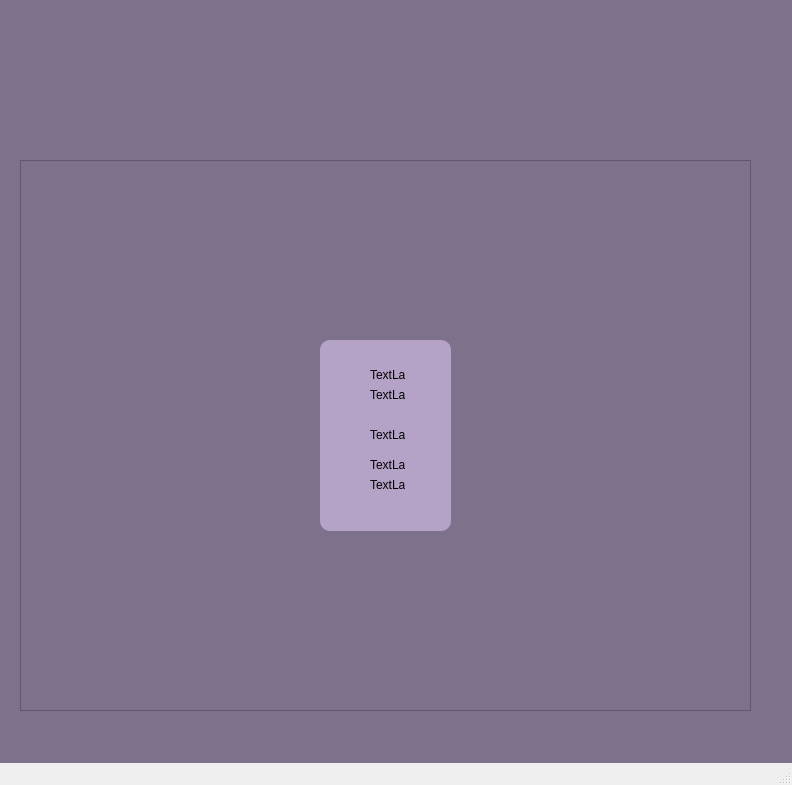
<?xml version="1.0" encoding="UTF-8"?>
<ui version="4.0">
 <class>MainWindow</class>
 <widget class="QMainWindow" name="MainWindow">
  <property name="geometry">
   <rect>
    <x>0</x>
    <y>0</y>
    <width>792</width>
    <height>785</height>
   </rect>
  </property>
  <property name="windowTitle">
   <string>MainWindow</string>
  </property>
  <widget class="QWidget" name="centralwidget">
   <widget class="QStackedWidget" name="stackedWidget">
    <property name="geometry">
     <rect>
      <x>0</x>
      <y>70</y>
      <width>801</width>
      <height>701</height>
     </rect>
    </property>
    <property name="styleSheet">
     <string notr="true">background-color: #7e718b</string>
    </property>
    <widget class="QWidget" name="page">
     <widget class="QScrollArea" name="scrollArea">
      <property name="geometry">
       <rect>
        <x>20</x>
        <y>90</y>
        <width>731</width>
        <height>551</height>
       </rect>
      </property>
      <property name="minimumSize">
       <size>
        <width>731</width>
        <height>551</height>
       </size>
      </property>
      <property name="maximumSize">
       <size>
        <width>731</width>
        <height>551</height>
       </size>
      </property>
      <property name="widgetResizable">
       <bool>true</bool>
      </property>
      <widget class="QWidget" name="scrollAreaWidgetContents">
       <property name="geometry">
        <rect>
         <x>0</x>
         <y>0</y>
         <width>729</width>
         <height>549</height>
        </rect>
       </property>
       <layout class="QGridLayout" name="gridLayout">
        <item row="0" column="0">
         <widget class="QFrame" name="frame">
          <property name="minimumSize">
           <size>
            <width>131</width>
            <height>191</height>
           </size>
          </property>
          <property name="maximumSize">
           <size>
            <width>131</width>
            <height>191</height>
           </size>
          </property>
          <property name="styleSheet">
           <string notr="true">border-radius : 10px;
background-color : rgb(181, 162, 199)</string>
          </property>
          <property name="frameShape">
           <enum>QFrame::StyledPanel</enum>
          </property>
          <property name="frameShadow">
           <enum>QFrame::Raised</enum>
          </property>
          <widget class="QLabel" name="label">
           <property name="geometry">
            <rect>
             <x>50</x>
             <y>30</y>
             <width>35</width>
             <height>10</height>
            </rect>
           </property>
           <property name="text">
            <string>TextLabel</string>
           </property>
          </widget>
          <widget class="QLabel" name="label_2">
           <property name="geometry">
            <rect>
             <x>50</x>
             <y>50</y>
             <width>35</width>
             <height>10</height>
            </rect>
           </property>
           <property name="text">
            <string>TextLabel</string>
           </property>
          </widget>
          <widget class="QLabel" name="label_3">
           <property name="geometry">
            <rect>
             <x>50</x>
             <y>90</y>
             <width>35</width>
             <height>10</height>
            </rect>
           </property>
           <property name="text">
            <string>TextLabel</string>
           </property>
          </widget>
          <widget class="QLabel" name="label_4">
           <property name="geometry">
            <rect>
             <x>50</x>
             <y>120</y>
             <width>35</width>
             <height>10</height>
            </rect>
           </property>
           <property name="text">
            <string>TextLabel</string>
           </property>
          </widget>
          <widget class="QLabel" name="label_9">
           <property name="geometry">
            <rect>
             <x>50</x>
             <y>140</y>
             <width>35</width>
             <height>10</height>
            </rect>
           </property>
           <property name="text">
            <string>TextLabel</string>
           </property>
          </widget>
         </widget>
        </item>
       </layout>
      </widget>
     </widget>
    </widget>
    <widget class="QWidget" name="page_2"/>
   </widget>
   <widget class="QWidget" name="widget" native="true">
    <property name="geometry">
     <rect>
      <x>0</x>
      <y>0</y>
      <width>801</width>
      <height>71</height>
     </rect>
    </property>
    <property name="styleSheet">
     <string notr="true">background-color: #7e718b</string>
    </property>
   </widget>
  </widget>
  <widget class="QMenuBar" name="menubar">
   <property name="geometry">
    <rect>
     <x>0</x>
     <y>0</y>
     <width>792</width>
     <height>18</height>
    </rect>
   </property>
  </widget>
  <widget class="QStatusBar" name="statusbar"/>
 </widget>
 <resources/>
 <connections/>
</ui>
